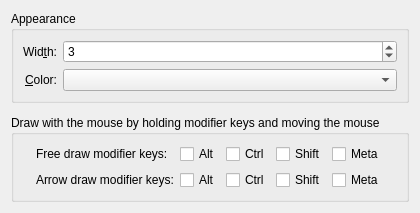
<?xml version="1.0" encoding="UTF-8"?>

<!--
SPDX-FileCopyrightText: 2023 Roman Gilg <subdiff@gmail.com>

SPDX-License-Identifier: GPL-2.0-or-later
-->

<ui version="4.0">
 <class>KWin::MouseMarkEffectConfigForm</class>
 <widget class="QWidget" name="KWin::MouseMarkEffectConfigForm">
  <property name="geometry">
   <rect>
    <x>0</x>
    <y>0</y>
    <width>279</width>
    <height>178</height>
   </rect>
  </property>
  <layout class="QVBoxLayout">
   <item>
    <widget class="QGroupBox" name="groupBox">
     <property name="title">
      <string>Appearance</string>
     </property>
     <layout class="QGridLayout" name="gridLayout">
      <item row="1" column="0">
       <widget class="QLabel" name="label">
        <property name="text">
         <string>Wid&amp;th:</string>
        </property>
        <property name="alignment">
         <set>Qt::AlignRight|Qt::AlignTrailing|Qt::AlignVCenter</set>
        </property>
        <property name="buddy">
         <cstring>kcfg_LineWidth</cstring>
        </property>
       </widget>
      </item>
      <item row="2" column="0">
       <widget class="QLabel" name="label_2">
        <property name="text">
         <string>&amp;Color:</string>
        </property>
        <property name="alignment">
         <set>Qt::AlignRight|Qt::AlignTrailing|Qt::AlignVCenter</set>
        </property>
        <property name="buddy">
         <cstring>kcfg_Color</cstring>
        </property>
       </widget>
      </item>
      <item row="2" column="1">
       <widget class="KColorCombo" name="kcfg_Color">
        <property name="sizePolicy">
         <sizepolicy hsizetype="Expanding" vsizetype="Fixed">
          <horstretch>0</horstretch>
          <verstretch>0</verstretch>
         </sizepolicy>
        </property>
       </widget>
      </item>
      <item row="1" column="1">
       <widget class="QSpinBox" name="kcfg_LineWidth">
        <property name="minimum">
         <number>1</number>
        </property>
        <property name="maximum">
         <number>10</number>
        </property>
        <property name="value">
         <number>3</number>
        </property>
       </widget>
      </item>
     </layout>
    </widget>
   </item>
   <item>
    <widget class="KShortcutsEditor" name="editor">
      <property name="actionTypes">
        <enum>KShortcutsEditor::GlobalAction</enum>
      </property>
    </widget>
   </item>
   <item>
    <widget class="QGroupBox" name="groupBox2">
     <property name="title">
      <string>Draw with the mouse by holding modifier keys and moving the mouse</string>
     </property>
     <layout class="QHBoxLayout" name="hlayout">
      <item>
       <spacer name="horizontalSpacer">
        <property name="orientation">
         <enum>Qt::Horizontal</enum>
        </property>
        <property name="sizeHint" stdset="0">
         <size>
          <width>40</width>
          <height>20</height>
         </size>
        </property>
       </spacer>
      </item>
      <item>
       <layout class="QFormLayout" name="formLayout">
        <item row="0" column="0">
         <widget class="QLabel" name="label_FreedrawModifierKeys">
          <property name="text">
           <string>Free draw modifier keys:</string>
          </property>
         </widget>
        </item>
        <item row="0" column="1">
         <widget class="QWidget" name="widgetf" native="true">
          <layout class="QHBoxLayout" name="horizontalLayoutf">
           <property name="leftMargin">
            <number>0</number>
           </property>
           <property name="topMargin">
            <number>0</number>
           </property>
           <property name="rightMargin">
            <number>0</number>
           </property>
           <property name="bottomMargin">
            <number>0</number>
           </property>
           <item>
            <widget class="QCheckBox" name="kcfg_Freedrawalt">
             <property name="text">
              <string>Alt</string>
             </property>
            </widget>
           </item>
           <item>
            <widget class="QCheckBox" name="kcfg_Freedrawcontrol">
             <property name="text">
              <string>Ctrl</string>
             </property>
            </widget>
           </item>
           <item>
            <widget class="QCheckBox" name="kcfg_Freedrawshift">
             <property name="text">
              <string>Shift</string>
             </property>
            </widget>
           </item>
           <item>
            <widget class="QCheckBox" name="kcfg_Freedrawmeta">
             <property name="text">
              <string>Meta</string>
             </property>
            </widget>
           </item>
          </layout>
         </widget>
        </item>

        <item row="1" column="0">
         <widget class="QLabel" name="label_ArrowdrawModifierKeys">
          <property name="text">
           <string>Arrow draw modifier keys:</string>
          </property>
         </widget>
        </item>
        <item row="1" column="1">
         <widget class="QWidget" name="widgeta" native="true">
          <layout class="QHBoxLayout" name="horizontalLayouta">
           <property name="leftMargin">
            <number>0</number>
           </property>
           <property name="topMargin">
            <number>0</number>
           </property>
           <property name="rightMargin">
            <number>0</number>
           </property>
           <property name="bottomMargin">
            <number>0</number>
           </property>
           <item>
            <widget class="QCheckBox" name="kcfg_Arrowdrawalt">
             <property name="text">
              <string>Alt</string>
             </property>
            </widget>
           </item>
           <item>
            <widget class="QCheckBox" name="kcfg_Arrowdrawcontrol">
             <property name="text">
              <string>Ctrl</string>
             </property>
            </widget>
           </item>
           <item>
            <widget class="QCheckBox" name="kcfg_Arrowdrawshift">
             <property name="text">
              <string>Shift</string>
             </property>
            </widget>
           </item>
           <item>
            <widget class="QCheckBox" name="kcfg_Arrowdrawmeta">
             <property name="text">
              <string>Meta</string>
             </property>
            </widget>
           </item>
          </layout>
         </widget>
        </item>
       </layout>
      </item>
      <item>
       <spacer name="horizontalSpacer_2">
        <property name="orientation">
         <enum>Qt::Horizontal</enum>
        </property>
        <property name="sizeHint" stdset="0">
         <size>
          <width>40</width>
          <height>20</height>
         </size>
        </property>
       </spacer>
      </item>
     </layout>
    </widget>
   </item>
  </layout>
 </widget>
 <customwidgets>
  <customwidget>
   <class>KColorCombo</class>
   <extends>QComboBox</extends>
   <header>kcolorcombo.h</header>
  </customwidget>
  <customwidget>
   <class>KShortcutsEditor</class>
   <extends>QWidget</extends>
   <header>kshortcutseditor.h</header>
   <container>1</container>
  </customwidget>
 </customwidgets>
 <resources/>
 <connections/>
</ui>
